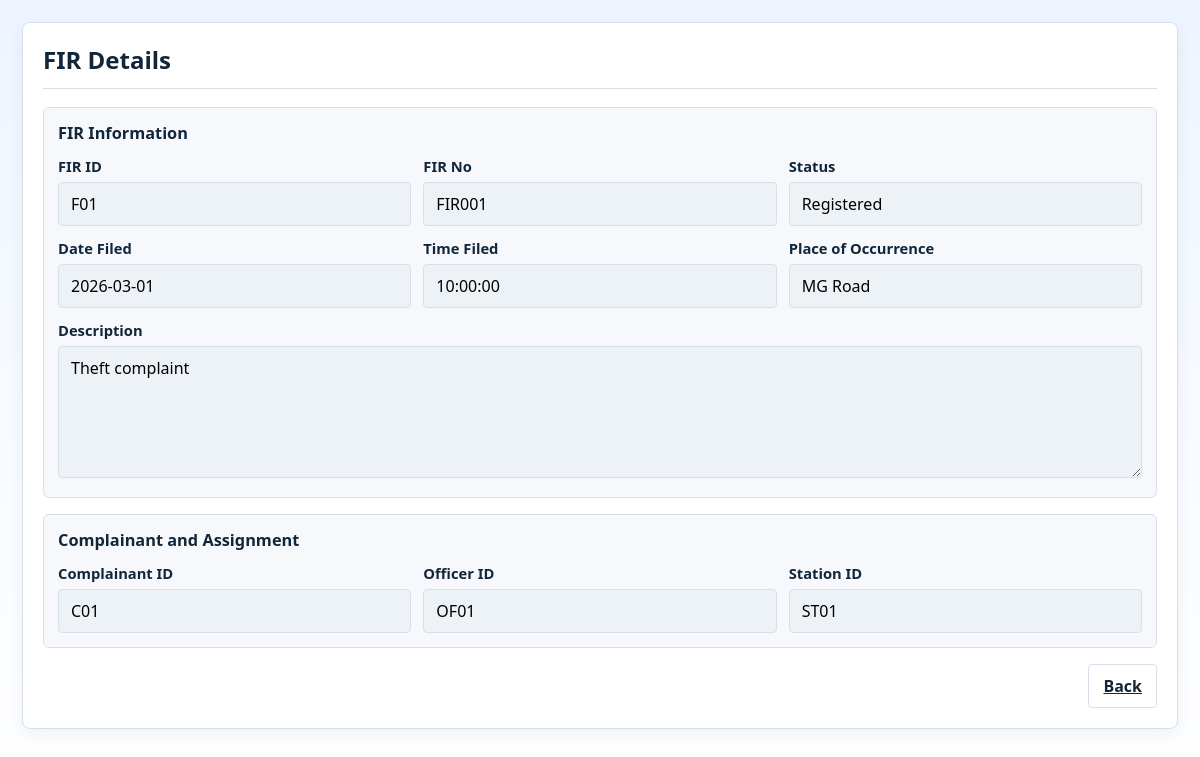
The app's page /fir/F01 with its own data.
### tables this page shows
CREATE TABLE fir (
        fir_id TEXT PRIMARY KEY,
        fir_no TEXT UNIQUE NOT NULL,
        date_filed TEXT NOT NULL,
        time_filed TEXT NOT NULL,
        place_of_occurrence TEXT NOT NULL,
        description TEXT NOT NULL,
        status TEXT NOT NULL DEFAULT 'Registered' CHECK (
            status IN ('Registered', 'Under Investigation', 'Pending Review', 'Rejected', 'Closed')
        ),
        complainant_id TEXT NOT NULL,
        officer_id TEXT NOT NULL,
        station_id TEXT NOT NULL,
        FOREIGN KEY (complainant_id) REFERENCES complainant(complainant_id),
        FOREIGN KEY (officer_id) REFERENCES officer(officer_id),
        FOREIGN KEY (station_id) REFERENCES police_station(station_id)
    );

### app.py (the view)
@app.route('/fir/<fir_id>')
def view_fir_details(fir_id):
    fir = backend.get_fir_by_id(fir_id)
    return render_template('fir_details.html', fir=fir)

### backend.py (called while the page is built)
def get_fir_by_id(fir_id):
    return database.fetch_one(
        """
        SELECT fir_id, fir_no, date_filed, time_filed, place_of_occurrence, description, status,
               complainant_id, officer_id, station_id
        FROM fir
        WHERE fir_id = ? OR fir_no = ?
        """,
        (fir_id, fir_id),
    )

### database.py (called while the page is built)
def get_connection() -> sqlite3.Connection:
    conn = sqlite3.connect(DB_PATH)
    conn.row_factory = sqlite3.Row
    conn.execute("PRAGMA foreign_keys = ON;")
    return conn

def fetch_one(query: str, params: Iterable[Any] = ()) -> dict[str, Any] | None:
    with get_connection() as conn:
        row = conn.execute(query, tuple(params)).fetchone()
    return dict(row) if row else None

### templates/fir_details.html (shortened to what this page needs)
<!doctype html>
<html lang="en">
<head>
  <link rel="stylesheet" href="{{ url_for('static', filename='css/style.css') }}">
</head>
<body>
  <main class="officer-page">
    <div class="officer-container">
      <article class="panel-card">
        <header class="panel-header">
          <h2>FIR Details</h2>
        </header>
        <hr>
        {% if fir %}
          <section class="form-box system-box">
            <h3>FIR Information</h3>
            <div class="form-grid three-col">
              <div class="field-group">
                <label>FIR ID</label>
                <input type="text" value="{{ fir.get('fir_id', fir.get('id', 'N/A')) }}" readonly>
              </div>
              <div class="field-group">
                <label>FIR No</label>
                <input type="text" value="{{ fir.get('fir_no', fir.get('title', 'N/A')) }}" readonly>
              </div>
              <div class="field-group">
                <label>Status</label>
                <input type="text" value="{{ fir.get('status', 'N/A') }}" readonly>
              </div>
              <div class="field-group">
                <label>Date Filed</label>
                <input type="text" value="{{ fir.get('date_filed', fir.get('date', 'N/A')) }}" readonly>
              </div>
              <div class="field-group">
                <label>Time Filed</label>
                <input type="text" value="{{ fir.get('time_filed', 'N/A') }}" readonly>
              </div>
              <div class="field-group">
                <label>Place of Occurrence</label>
                <input type="text" value="{{ fir.get('place_of_occurrence', fir.get('location', 'N/A')) }}" readonly>
              </div>
              <div class="field-group full-width">
                <label>Description</label>
                <textarea rows="5" readonly>{{ fir.get('description', '') }}</textarea>
              </div>
            </div>
          </section>
          <section class="form-box system-box">
            <h3>Complainant and Assignment</h3>
            <div class="form-grid three-col">
              <div class="field-group">
                <label>Complainant ID</label>
                <input type="text" value="{{ fir.get('complainant_id', 'N/A') }}" readonly>
              </div>
              <div class="field-group">
                <label>Officer ID</label>
                <input type="text" value="{{ fir.get('officer_id', 'N/A') }}" readonly>
              </div>
              <div class="field-group">
                <label>Station ID</label>
                <input type="text" value="{{ fir.get('station_id', 'N/A') }}" readonly>
              </div>
            </div>
          </section>
        {% else %}
          <p class="alert error">No FIR found with this ID.</p>
        {% endif %}
        <div class="form-actions">
          <a class="btn btn-secondary" href="{{ url_for('home') }}">Back</a>
        </div>
      </article>
    </div>
  </main>
</body>
</html>

### static/css/style.css (style rules this page uses)
:root { --bg: #f3f6fb; --card: #ffffff; --text: #12263a; --muted: #5c6f82; --primary: #0f3d63; --primary-hover: #0b2f4d; --secondary: #ffffff; --border: #d7e0ea; --danger: #b42318; --success: #067647; --shadow: 0 10px 24px rgba(18, 38, 58, 0.08); --shadow-soft: 0 6px 18px rgba(18, 38, 58, 0.06); }
* { box-sizing: border-box; }
body { margin: 0; font-family: "Segoe UI", Tahoma, Geneva, Verdana, sans-serif; color: var(--text); background: linear-gradient(180deg, #eef4ff 0%, #f8fbff 55%, #ffffff 100%); min-height: 100vh; }
h2, h3 { margin: 0; }
label { font-size: 0.92rem; font-weight: 600; display: block; margin-bottom: 6px; }
input, select, textarea { width: 100%; padding: 10px 12px; border: 1px solid var(--border); border-radius: 4px; font: inherit; background: #fff; }
input[readonly], textarea[readonly] { background: #edf2f7; cursor: not-allowed; }
textarea { resize: vertical; }
.btn { display: inline-flex; justify-content: center; align-items: center; gap: 6px; border-radius: 4px; padding: 10px 14px; font: inherit; font-weight: 600; cursor: pointer; border: 1px solid transparent; transition: all 0.2s ease; }
.btn-secondary { background: var(--secondary); color: var(--text); border-color: var(--border); }
.form-actions { display: flex; justify-content: flex-end; gap: 10px; flex-wrap: wrap; margin-top: 16px; }
hr { border: 0; border-top: 1px solid var(--border); margin: 12px 0 18px; }
.officer-page { min-height: 100vh; padding: 22px; }
.officer-container { max-width: 1200px; margin: 0 auto; }
.panel-card { background: #fff; border: 1px solid var(--border); border-radius: 8px; box-shadow: var(--shadow-soft); padding: 20px; }
.panel-header { margin-bottom: 2px; }
.form-box { margin-bottom: 16px; padding: 14px; border: 1px solid var(--border); border-radius: 6px; background: #fff; }
.form-box h3 { margin-bottom: 12px; font-size: 1.02rem; }
.system-box { background: #f6f8fb; }
.form-grid { display: grid; gap: 12px; }
.form-grid.three-col { grid-template-columns: repeat(3, minmax(0, 1fr)); }
.field-group { min-width: 0; }
.field-group.full-width { grid-column: 1 / -1; }

### records on screen
fir: get "F01", get "FIR001", get "Registered", get "2026-03-01", get "10:00:00", get "MG Road", get "Theft complaint", get "C01", get "OF01", get "ST01"
